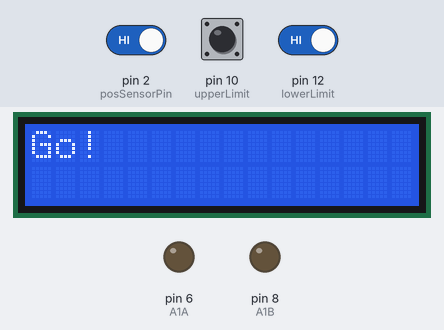
A program run on a simulated Arduino Uno, built with avr-gcc and run on an emulated ATmega328P. Shown: 16×2 character LCD, output pins drawn as LEDs (lit = HIGH). The inputs (shaded band) are chosen by the test bench; at power-on: pin 12 (lowerLimit) HIGH, pin 10 (upperLimit) HIGH, pin 2 (posSensorPin) HIGH. What the program prints to the serial monitor is not drawn.

Above: at 1.1 s.
At 4.8 s:
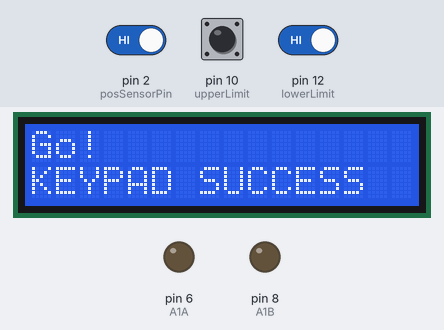
4.9 s: pin 12 (lowerLimit) driven LOW
7.9 s: pin 10 (upperLimit) pulled LOW for 0.15 s
At 9.3 s:
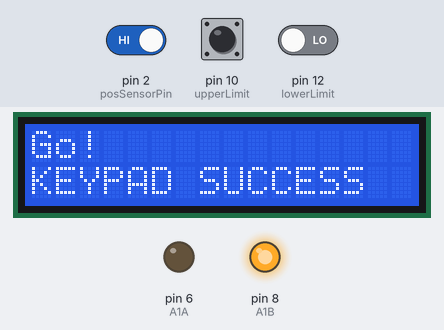
At 10.9 s:
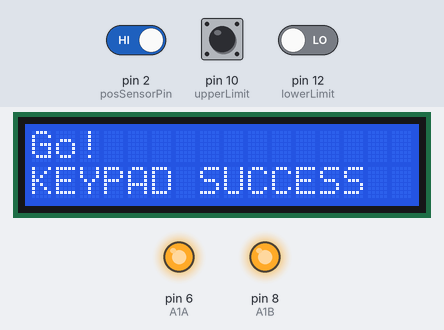
Timing chart, 0 to 14.4 s (numbered marks = the images above; inputs shaded):
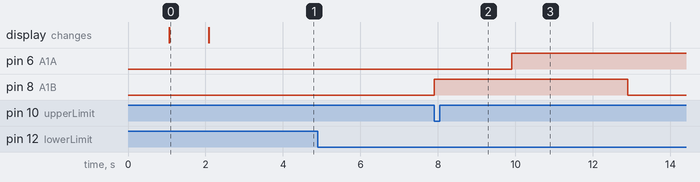

Measured:
- after the input at 4.9 s, every drawn part: stays the same
- after the input at 7.9 s, pin 6 (A1A): LOW → HIGH after 2.0 s instead of 5.0 s
- what the display in image 0 shows lasts 1.0 s, from 1.1 s to 2.1 s

The program:

main.cpp
```cpp
//  Libraries
#include <Arduino.h>
#include <LCD_I2C.h>
#include <I2CKeyPad.h>

//  Types
enum ElevatorStates {ERROR, STOPPED, GET_INPUT, ACCELERATING, DECELERATING, MOVING_FULL_SPEED, UPPER_LIMIT, LOWER_LIMIT};
enum LcdStates      {SHOW_ERROR, INIT_SETUP, UPDATE_POSITION, KEYPAD_INPUT, UPDATE_FLOORS, UPDATE_QUEUE};

//  Constants
const byte A1A = 6;           // Motor Control pin (PWM)
const byte A1B = 8;           // Motor Control pin (direction)
const byte posSensorPin = 2;  // Input pin position sensor
const byte lowerLimit = 12;   // limit switch, bottom
const byte upperLimit = 10;   // limit switch, top
const int upward = -1;        // Direction mapping, upward
const int downward = 1;       // direction mapping, downward

const byte kbInput = 2;       // LCD status bytes
const byte displacement = 3;
const byte showDestination = 5;

//  Global vars
unsigned long currentMillis;  // for timers
unsigned long previousMillis = 0;
byte speed = 0;
volatile int position = 100;
int direction = upward; // upwards is -1
int destination = 100;
int distance;       // Necessary? Maybe better in loop conditions?
int value = 0;          // for Keypad
int counter = 0;        // for the loops
int minimumPos;
int maximumPos;
byte lcdFlag = 0;
byte count = 0;
byte limitSwitchFlag = 0;
ElevatorStates elevatorState = STOPPED;
LcdStates lcdState = INIT_SETUP;
LcdStates lcdPreviousState = INIT_SETUP;

//  initialize I2C LCD and Keypad objects
LCD_I2C lcd(0x27, 16, 2); // I2C address, columns, rows
I2CKeyPad keyPad(0x20); // I2C address

// Function definitions

void motorA(int s, int d)  {
  if (d == downward) {
    analogWrite (A1A, 255-s);
    digitalWrite(A1B, HIGH);
  }
  if (d == upward) {
    analogWrite (A1A, s);
    digitalWrite (A1B, LOW);
  }
}
void elevatorMachine(){
  switch (elevatorState)  {
    case STOPPED: {
      delay(2000);
      lcd.clear();
      elevatorState = GET_INPUT;
      break;
    }
    case ERROR: {
      break;
    }
    case GET_INPUT: {
      if (destination == position) {break;}
      elevatorState = ACCELERATING;
      break;
    }
    case ACCELERATING:  {
      break;
    }
    case DECELERATING:  {
      break;
    }
    case MOVING_FULL_SPEED: {
      break;
    }
    case LOWER_LIMIT: {
      break;
    }
    case UPPER_LIMIT: {
      break;
    }
  }
}

void limiterMachine() {
  if (lowerLimit == LOW) {
    motorA(0, direction);
    elevatorState = LOWER_LIMIT;
    minimumPos = position;}
  else if (upperLimit == LOW) {
    motorA(0, direction);
    elevatorState = UPPER_LIMIT;
    maximumPos = position;}
  else if ((upperLimit == LOW) && (lowerLimit == LOW))  {
    motorA(0, direction);
    elevatorState = ERROR;
  }
}

void changePosition () {  // Attached to interrupt (see setup())
  position -= direction; // if direction = -1, increase position by 1
}

void lcdPrint() {
  if (lcdFlag == 0) return;
  if (lcdFlag == kbInput) {
    lcd.clear();
    lcd.print(value);
    lcdFlag = 0;
    Serial.println(value);
    return;
  }
  if (lcdFlag == showDestination)   {
    lcd.clear();
    lcd.print(F("Moving to: "));
    lcd.print(destination);
    Serial.print(F("Moving to "));
    Serial.print(destination);
    lcdFlag = 0;
    return;
  }

  count++;
  lcd.clear();
  lcd.print(count);
  lcd.print(position);

  lcdFlag = 0;
}

void doLCD()  {
  lcd.clear();
  lcd.print(position);
  lcd.print(F(" "));
  lcd.print(direction);

}

void handleKeyPadValue(int &value)
{
  char v[19] = "123A456B789C*0#DNF";  //  N = NoKey, F = Fail
  static uint8_t lastKey = 0;

  uint8_t idx = keyPad.getKey();
  char c = v[idx];

  if (lastKey != c)
  {
    lastKey = c;
    switch (c)
    {
      case '0' ... '9':
        value *= 10;
        value += c - '0';
        lcdFlag = kbInput;
        break;
      case '*':
        if (value > 0) value /= 10;
        lcdFlag = kbInput;
        break;
      case '#':
        value = 0;
        lcdFlag = kbInput;
        break;
      case 'A':
        destination = position + value;
        value = 0;
        lcdFlag = showDestination;
        break;
      case 'B':
        destination = position - value;
        lcdFlag = showDestination;
        value = 0;
        break;
      case 'C':
        break;
      case 'D':
        destination = value;
        lcdFlag = showDestination;
        value = 0;
        break;
      case 'F':
        Serial.println("FAIL");
        break;
      case 'N':
        // Serial.println("NOKEY");
        break;
      default:
        break;
    }
  }
  // return c;
}

void doSerial() {
    Serial.print(position);
    Serial.print(" ");
    Serial.print(direction);
    Serial.print(" ");
    Serial.print(distance);
    Serial.print(" ");
    Serial.println(speed);
}

void updateDistance() {   //distance always positive integer
  distance = (abs(position - destination));
}

void setDirection() {
  direction =  ((position-destination) / abs (position - destination));
}

void displayStartupMessages()  {

  Serial.println("set LCD");
  delay(1000);

  //  LCD display
  lcd.begin();
  lcd.backlight();  //backlight ON.. off with /noBacklight
  lcd.setCursor(0, 0);
  lcd.print(F("Go!"));
  lcd.setCursor(0, 1);
  delay(1000);

  //  Initialise the I2C channel for Keypad and test connection
  Serial.println("set keypad");
  Wire.begin();
  Wire.setClock(400000);
  if (keyPad.begin() == true) {lcd.print(F("KEYPAD SUCCESS"));}
  else  {lcd.print(F("KEYPAD FAIL"));}
  delay(1000);
}

void testLimitSwitches() {
  Serial.print("press lower limit switch: ");
  delay(1000);
  previousMillis = millis();
  currentMillis = millis();
  while (currentMillis - previousMillis < 5000){
    currentMillis = millis();
    if (digitalRead(lowerLimit) == LOW){ limitSwitchFlag = 1; break;}
  }
  Serial.println(limitSwitchFlag);
  limitSwitchFlag = 0;

  Serial.print("press upper limit switch: ");
  delay(1000);
  previousMillis = millis();
  currentMillis = millis();
  while (currentMillis - previousMillis < 5000){
    currentMillis = millis();
    if (digitalRead(upperLimit) == LOW) { limitSwitchFlag = 1; break;}
  }
  Serial.println(limitSwitchFlag);
}

void testPositionSensor()
{
  Serial.println ("sending motor dwn");
  direction = downward;
  position = 100;
  Serial.print(position);
  motorA(255, direction);
  delay(2000);
  motorA(0, direction);
  Serial.println(position);
  // while(1);

  // test motor + sensor , go 50 teeth down
  position = 100;
  Serial.println("set dest");
  delay(1000);
  destination = 150;

  Serial.print("set dir: ");
  delay(1000);
  setDirection(); // wordt dus 1 voor naar beneden of -1 voor naar boven
  Serial.println(direction);

  Serial.println("moving");
  delay(1000);
  while (abs(position - destination) >= 0)  {
    motorA(255, direction);
  }
  motorA(0, direction);
  Serial.println(position);

  while (1);

}


void lcdMachine() {
  switch (lcdState) {
    case SHOW_ERROR:  {
      break;
    }
    case INIT_SETUP:  {
      break;
    }
    case UPDATE_POSITION: {
      break;
    }
    case KEYPAD_INPUT:  {
      break;
    }
    case UPDATE_FLOORS: {
      break;  // reserved for when the elevator will move to floors instead of destination numbers
    }
    case UPDATE_QUEUE:  {
      break;  //  reserved for when elevator will have a queue to work with
    }
  }
}

void setup() {
  pinMode(posSensorPin, INPUT_PULLUP);  // position sensor
  pinMode(lowerLimit, INPUT_PULLUP);    // lower limiter switch
  pinMode(upperLimit, INPUT_PULLUP);    // upper
  pinMode(A1A, OUTPUT);                 // Motor pin A
  pinMode(A1B, OUTPUT);                 // Motor pin B
  digitalWrite(A1A, 0);
  digitalWrite(A1B, 0);

  attachInterrupt(digitalPinToInterrupt(posSensorPin),
                  changePosition,
                  CHANGE);

  //  Serial port
  Serial.begin(9600);

  displayStartupMessages();
  testLimitSwitches();
  testPositionSensor();
  while (1);

  if ((lowerLimit == LOW) && upperLimit == LOW) {
    elevatorState = ERROR;
  }

  // Motor heen en weer, voor testen alle onderdelen
  // 4 tanden

  Serial.println("set dest");
  delay(1000);
  destination = 108;

  Serial.println("set dir");
  delay(1000);
  setDirection(); // wordt dus 1 voor naar beneden of -1 voor naar boven
  Serial.println(direction);

  Serial.println("moving");
  delay(1000);
  while (abs(position - destination) >= 1)  {
    motorA(255, direction);
  }
  motorA(0, direction);
  doLCD();
  doSerial();

  delay(1000);

  // terug naar 100
  destination = 100;
  setDirection(); // wordt dus 1 voor naar beneden of -1 voor naar boven
  Serial.println(direction);

  while (abs(position - destination) >= 1)  {
    motorA(255, direction);
  }
  motorA(0, direction);
  doLCD();
  doSerial();
}

void loop() {

  //  elevatorMachine();
  handleKeyPadValue(value);
  lcdPrint();
  // Serial.println(value);


  // while(1);


}
```
